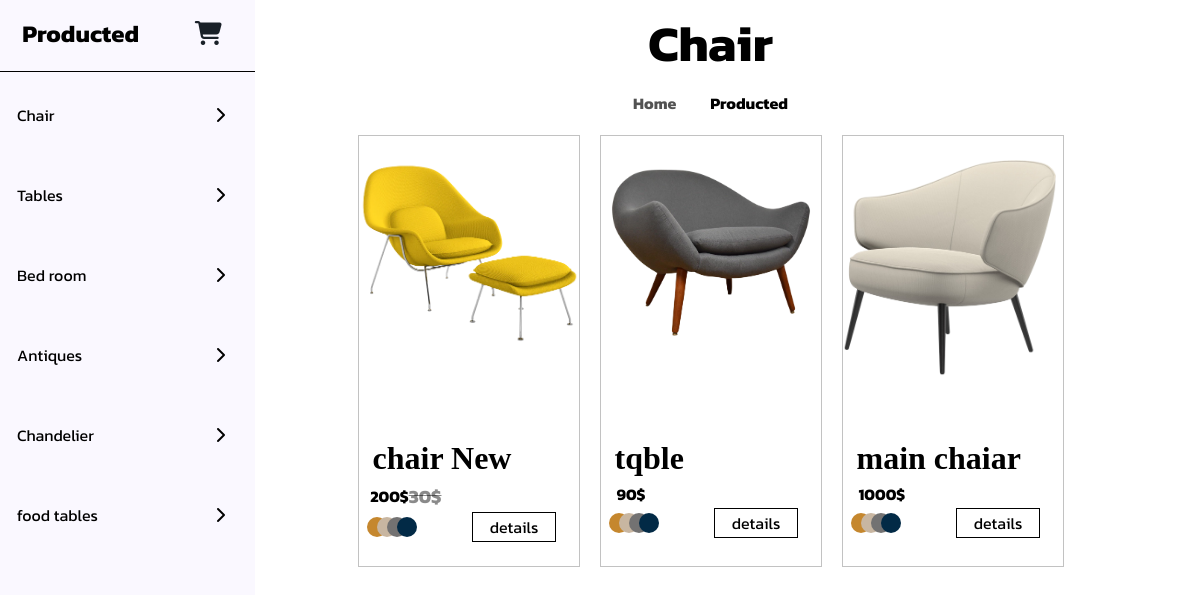
Screenshot of /Producted.php with the database file from the repository.
### tables this page shows
CREATE TABLE `products` (
  `pro_id` int(255) NOT NULL,
  `pro_token` varchar(255) NOT NULL,
  `pro_name` varchar(255) NOT NULL,
  `pro_price` varchar(255) NOT NULL,
  `pro_Type` varchar(255) NOT NULL,
  `pro_colors` varchar(255) NOT NULL,
  `pro_newPrace` varchar(255) NOT NULL,
  `pro_num` varchar(255) NOT NULL,
  `pro_img` varchar(255) NOT NULL
);

### Producted.php (the view, shortened to what this page needs)
<?php
global $connect;
mysqli_set_charset($connect, 'utf8');
$GetProInfo = "SELECT *FROM products WHERE pro_Type = 'Chair' ";
$RunProInfo = mysqli_query($connect,$GetProInfo);
?>
<!DOCTYPE html>
<html lang="en">
<head>
    <link rel="stylesheet" href="css/style.css">
</head>
<body>
    <div class="Home_Product">
<div class="con_pros">
<div class="list_section">
    <div class="up">
    <h1>Producted</h1>
    <div class="sorce02"><a class="a-proCarticonn" href="cart.php"><i class="fa-solid icon00 fa-cart-shopping"></i></a></div>
    </div>
    <div class="down" id="down">
        <ul>
            <li class="il_producted"><a class="a_proname" onclick="Chair()" > <div>Chair</div> <div><i class="fa-sharp fa-solid fa-chevron-right"></i></div></a></li>
            <li class="il_producted"><a class="a_proname" onclick="Table()"><div>Tables</div>  <div><i class="fa-sharp fa-solid fa-chevron-right"></i></div></a></li>
            <li class="il_producted"><a class="a_proname" onclick="bed()" ><div>Bed room</div>  <div><i class="fa-sharp fa-solid fa-chevron-right"></i></div></a></li>
            <li class="il_producted"><a class="a_proname" onclick="Antiques()"><div>Antiques</div>  <div><i class="fa-sharp fa-solid fa-chevron-right"></i></div></a></li>
            <li class="il_producted"><a class="a_proname" onclick="Chandelier()"><div>Chandelier</div>  <div><i class="fa-sharp fa-solid fa-chevron-right"></i></div></a></li>
            <li class="il_producted"><a class="a_proname" onclick="food()"><div>food tables</div>  <div><i class="fa-sharp fa-solid fa-chevron-right"></i></div></a></li>
        </ul>
    </div>
</div>
<div class="con2">
<div class="Chair_card" id="Chair">
    <div class="titlepro">
        <h1>Chair</h1>
        <p class="sorce2"><a class="a-sorce0" href="index.php">Home</a><span class="sorce_span"></span><a class="a-sorce1" href="Producted.html">Producted</a></p>
    </div>
    <?php
while($RowProInfo = mysqli_fetch_array($RunProInfo)){
    echo'
    <div class="container_dis_pro">
        <div class="img_des_pro"><img src="ProductImg/';echo $RowProInfo['pro_img'] ;echo'"/></div>
    <div class="txt_dis_pro">
    <h1> ';echo $RowProInfo['pro_name'] ;echo' </h1>
    <div class="don_pro"><h3>';echo $RowProInfo['pro_newPrace'] ;echo'</h3> <h4>';echo $RowProInfo['pro_price'] ;echo' </h4></div>
    <div class="about_buy">
        <div class="color_best_pro">
            <div class="one1 color"></div>
            <div class="tow2 color"></div>
            <div class="three3 color"></div>
            <div class="for4 color"></div>
    </div>
        <div class="cart">
            <a  href="showProduct.php?D=D&T=';echo $RowProInfo['pro_token'];echo'" >details</a>
        </div>
    </div>
    </div>
    </div>
 ';
}
?>
</div>
</div>
</div>
</div>
</body>
</html>

### css/style.css (style rules this page uses)
* { padding: 0; margin: 0; box-sizing: border-box; text-decoration: none; }
html { scroll-behavior: smooth; }
.color { width: 20px; height: 20px; background: #c8b6a1; border-radius: 50%; margin: 0 -10px 0px 0px; }
.for4 { background: #022a46 }
.list_section { position: fixed; background: #faf8ff; width: 255px; }
.up { display: flex; align-items: center; border-bottom: solid 1px; font-family: 'Kanit'; font-size: 12px; margin-bottom: 3px; padding-bottom: 20px; padding-top: 16px; justify-content: space-around; }
.down { width: 242px; height: 100vh; }
.il_producted { display: block; text-align: center; width: 100%; padding: 14px 0px; cursor: pointer; }
.a_proname { display: flex; align-items: center; justify-content: space-between; padding: 14px 17px; font-family: 'Kanit'; color: black; }
.con_pros { display: flex; }
.container_dis_pro { width: 222px; border: 1px solid #0000003d; padding: 24px 0px; margin: 10px; }
.img_des_pro { width: 100%; height: 275px; }
.img_des_pro img { width: 100%; }
.about_buy { display: flex; }
.txt_dis_pro h1 { margin: 5px 14px; font-family: fangsong; }
.color_best_pro { width: 34%; display: flex; align-items: center; margin: 0 auto; }
.don_pro { display: flex; align-items: center; padding: 0px 137px 0px 12px; justify-content: space-between; flex-direction: row-reverse; font-family: 'Kanit'; margin: 0px 0px 2px 4px; }
.don_pro h3 { color: #00000075; text-decoration-line: line-through; }
.cart { padding: 2px 17px; border: 1px solid black; margin: 0px 22px; font-family: 'Kanit'; }
.cart a { color: #000; }
.Chair_card { width: 100%; display: flex; flex-wrap: wrap; justify-content: center; }
.con2 { width: 100%; margin: 6px 0px 0px 221px; }
.a-proCarticonn { color: #192028; padding: 4px 11px; font-size: 24px; }
.titlepro { text-align: center; width: 100%; margin: 0 auto; }
.titlepro h1 { font-size: 50px; font-family: 'Kanit'; }
p.sorce2 { text-align: center; padding: 10px; font-family: 'Kanit'; }
.a-sorce0 { color: #000000ad; font-weight: 700; }
.a-sorce1 { color: #000; font-weight: 700; }

### rows the page displays
products: pro_img (picture), pro_name "chair New", pro_newPrace "30$", pro_price "200$"
products: pro_img (picture), pro_name "tqble", pro_price "90$"
products: pro_img (picture), pro_name "main chaiar", pro_price "1000$"
